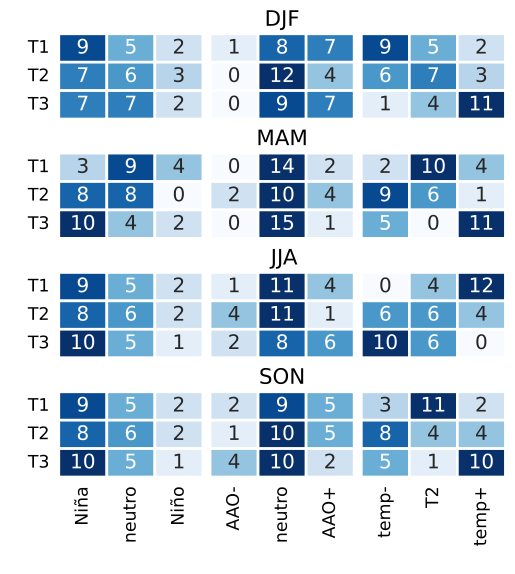

This figure's Python source:
import matplotlib.pyplot as plt
import matplotlib.gridspec as gridspec
import numpy as np
import pandas as pd
from scipy.stats import chi2_contingency, fisher_exact
import seaborn as sn

df = pd.read_csv('/home/emi/Documents/MAESTRIA/14-Metodología/DemandaElec/DATOS/indices.txt', header=None, delimiter=',')
print(df)


### hay que elegir los meses que tienen el promedio de cdad estacion
### o lo hago a nivel mensual para cada uno de las estaciones? voy a tener mas casos...

#### VERANO
ver = df.loc[(df[1] == 12) | (df[1] == 1) | (df[1] == 2)]
print(ver[2])

#### verano/MEI
meiV = pd.DataFrame()
# Apply qcut to var1 (quantile-based classification)
meiV[1] = pd.qcut(ver[2], q=3, labels=['T1', 'T2', 'T3'])
# Apply cut to var2 (fixed bins)
meiV[2] = pd.cut(ver[4],bins=[-np.inf, -0.5, 0.5, np.inf],labels=['Niña', 'neutro', 'Niño'])

# Create contingency table
cont1 = pd.crosstab(meiV[1], meiV[2])
chi2, p_value, dof, expected_freq = chi2_contingency(cont1)

print("verano mEI")
print(f"Chi-Square Statistic: {chi2:.4f}")
print(f"P-value: {p_value:.4f}")

#### verano/AAO
aaoV = pd.DataFrame()
# Apply qcut to var1 (quantile-based classification)
aaoV[1] = pd.qcut(ver[2], q=3, labels=['T1', 'T2', 'T3'])
# Apply cut to var2 (fixed bins)
aaoV[2] = pd.cut(ver[3],bins=[-np.inf, -1, 1, np.inf],labels=['AAO-', 'neutro', 'AAO+'])

# Create contingency table
cont2 = pd.crosstab(aaoV[1], aaoV[2])
# ~ print(cont1)

chi2, p_value, dof, expected_freq = chi2_contingency(cont2)

print("verano AAO")
print(f"Chi-Square Statistic: {chi2:.4f}")
print(f"P-value: {p_value:.4f}")

#### verano/TEMP
tV = pd.DataFrame()
# Apply qcut to var1 (quantile-based classification)
tV[1] = pd.qcut(ver[2], q=3, labels=['T1', 'T2', 'T3'])
# Apply cut to var2 (fixed bins)
tV[2] = pd.qcut(ver[5], q=3, labels=['temp-', 'T2', 'temp+'])

# Create contingency table
cont3 = pd.crosstab(tV[1], tV[2])
# ~ print(cont1)

chi2, p_value, dof, expected_freq = chi2_contingency(cont3)

print("veranoT")
print(f"Chi-Square Statistic: {chi2:.4f}")
print(f"P-value: {p_value:.4f}")

#### otoǹo
oto = df.loc[(df[1] == 3) | (df[1] == 4) | (df[1] == 5)]

#### verano/MEI
meiO = pd.DataFrame()
# Apply qcut to var1 (quantile-based classification)
meiO[1] = pd.qcut(oto[2], q=3, labels=['T1', 'T2', 'T3'])
# Apply cut to var2 (fixed bins)
meiO[2] = pd.cut(oto[4],bins=[-np.inf, -0.5, 0.5, np.inf],labels=['Niña', 'neutro', 'Niño'])

# Create contingency table
cont4 = pd.crosstab(meiO[1], meiO[2])
chi2, p_value, dof, expected_freq = chi2_contingency(cont4)

print("otoño mEI")
print(f"Chi-Square Statistic: {chi2:.4f}")
print(f"P-value: {p_value:.4f}")

#### verano/AAO
aaoO = pd.DataFrame()
# Apply qcut to var1 (quantile-based classification)
aaoO[1] = pd.qcut(oto[2], q=3, labels=['T1', 'T2', 'T3'])
# Apply cut to var2 (fixed bins)
aaoO[2] = pd.cut(oto[3],bins=[-np.inf, -1, 1, np.inf],labels=['AAO-', 'neutro', 'AAO+'])

# Create contingency table
cont5 = pd.crosstab(aaoO[1], aaoO[2])
# ~ print(cont1)

chi2, p_value, dof, expected_freq = chi2_contingency(cont5)

print("otono AAO")
print(f"Chi-Square Statistic: {chi2:.4f}")
print(f"P-value: {p_value:.4f}")

#### otono/TEMP
tO = pd.DataFrame()
# Apply qcut to var1 (quantile-based classification)
tO[1] = pd.qcut(oto[2], q=3, labels=['T1', 'T2', 'T3'])
# Apply cut to var2 (fixed bins)
tO[2] = pd.qcut(oto[5], q=3, labels=['temp-', 'T2', 'temp+'])

# Create contingency table
cont6 = pd.crosstab(tO[1], tO[2])
# ~ print(cont1)

chi2, p_value, dof, expected_freq = chi2_contingency(cont6)

print("otonoT")
print(f"Chi-Square Statistic: {chi2:.4f}")
print(f"P-value: {p_value:.4f}")

#### invierno
inv = df.loc[(df[1] == 6) | (df[1] == 7) | (df[1] == 8)]

#### inv/MEI
meiI = pd.DataFrame()
# Apply qcut to var1 (quantile-based classification)
meiI[1] = pd.qcut(inv[2], q=3, labels=['T1', 'T2', 'T3'])
# Apply cut to var2 (fixed bins)
meiI[2] = pd.cut(inv[4],bins=[-np.inf, -0.5, 0.5, np.inf],labels=['Niña', 'neutro', 'Niño'])

# Create contingency table
cont7 = pd.crosstab(meiI[1], meiI[2])
chi2, p_value, dof, expected_freq = chi2_contingency(cont7)

print("invierno mEI")
print(f"Chi-Square Statistic: {chi2:.4f}")
print(f"P-value: {p_value:.4f}")

#### verano/AAO
aaoI = pd.DataFrame()
# Apply qcut to var1 (quantile-based classification)
aaoI[1] = pd.qcut(inv[2], q=3, labels=['T1', 'T2', 'T3'])
# Apply cut to var2 (fixed bins)
aaoI[2] = pd.cut(inv[3],bins=[-np.inf, -1, 1, np.inf],labels=['AAO-', 'neutro', 'AAO+'])

# Create contingency table
cont8 = pd.crosstab(aaoI[1], aaoI[2])
# ~ print(cont1)

chi2, p_value, dof, expected_freq = chi2_contingency(cont8)

print("invierno AAO")
print(f"Chi-Square Statistic: {chi2:.4f}")
print(f"P-value: {p_value:.4f}")

####invierno/TEMP
tI = pd.DataFrame()
# Apply qcut to var1 (quantile-based classification)
tI[1] = pd.qcut(inv[2], q=3, labels=['T1', 'T2', 'T3'])
# Apply cut to var2 (fixed bins)
tI[2] = pd.qcut(inv[5], q=3, labels=['temp-', 'T2', 'temp+'])

# Create contingency table
cont9 = pd.crosstab(tI[1], tI[2])
# ~ print(cont1)

chi2, p_value, dof, expected_freq = chi2_contingency(cont9)

print("invT")
print(f"Chi-Square Statistic: {chi2:.4f}")
print(f"P-value: {p_value:.4f}")

#### primavera
pri = df.loc[(df[1] == 9) | (df[1] == 10) | (df[1] == 11)]

#### primavera/MEI
meiP = pd.DataFrame()
# Apply qcut to var1 (quantile-based classification)
meiP[1] = pd.qcut(pri[2], q=3, labels=['T1', 'T2', 'T3'])
# Apply cut to var2 (fixed bins)
meiP[2] = pd.cut(pri[4],bins=[-np.inf, -0.5, 0.5, np.inf],labels=['Niña', 'neutro', 'Niño'])

# Create contingency table
cont10 = pd.crosstab(meiI[1], meiI[2])
chi2, p_value, dof, expected_freq = chi2_contingency(cont10)

print("pri mEI")
print(f"Chi-Square Statistic: {chi2:.4f}")
print(f"P-value: {p_value:.4f}")

#### primavera/AAO
aaoP = pd.DataFrame()
# Apply qcut to var1 (quantile-based classification)
aaoP[1] = pd.qcut(pri[2], q=3, labels=['T1', 'T2', 'T3'])
# Apply cut to var2 (fixed bins)
aaoP[2] = pd.cut(pri[3],bins=[-np.inf, -1, 1, np.inf],labels=['AAO-', 'neutro', 'AAO+'])

# Create contingency table
cont11 = pd.crosstab(aaoP[1], aaoP[2])
# ~ print(cont1)

chi2, p_value, dof, expected_freq = chi2_contingency(cont11)

print("primaveraAAO")
print(f"Chi-Square Statistic: {chi2:.4f}")
print(f"P-value: {p_value:.4f}")

####primavera/TEMP
tP = pd.DataFrame()
# Apply qcut to var1 (quantile-based classification)
tP[1] = pd.qcut(pri[2], q=3, labels=['T1', 'T2', 'T3'])
# Apply cut to var2 (fixed bins)
tP[2] = pd.qcut(pri[5], q=3, labels=['temp-', 'T2', 'temp+'])

# Create contingency table
cont12 = pd.crosstab(tP[1], tP[2])
# ~ print(cont1)

chi2, p_value, dof, expected_freq = chi2_contingency(cont12)

print("priT")
print(f"Chi-Square Statistic: {chi2:.4f}")
print(f"P-value: {p_value:.4f}")


fig, ((ax1,ax2,ax3),(ax4,ax5,ax6),(ax7,ax8,ax9),(ax10,ax11,ax12)) = plt.subplots(4,3,figsize=(6,6),sharey=True)
sn.heatmap(cont1, annot=True, annot_kws={"size": 15}, cmap="Blues",ax=ax1, vmin= 0, vmax=10, linewidths=2,cbar=False)
sn.heatmap(cont2, annot=True, annot_kws={"size": 15}, cmap="Blues",ax=ax2, vmin= 0, vmax=10, linewidths=2,cbar=False)
ax2.set_title('DJF', fontsize=16)

sn.heatmap(cont3, annot=True, annot_kws={"size": 15}, cmap="Blues",ax=ax3, vmin= 0, vmax=10, linewidths=2,cbar=False)
sn.heatmap(cont4, annot=True, annot_kws={"size": 15}, cmap="Blues",ax=ax4, vmin= 0, vmax=10, linewidths=2,cbar=False)
sn.heatmap(cont5, annot=True, annot_kws={"size": 15}, cmap="Blues",ax=ax5, vmin= 0, vmax=10, linewidths=2,cbar=False)
ax5.set_title('MAM', fontsize=16)

sn.heatmap(cont6, annot=True, annot_kws={"size": 15}, cmap="Blues",ax=ax6, vmin= 0, vmax=10, linewidths=2,cbar=False)
sn.heatmap(cont7, annot=True, annot_kws={"size": 15}, cmap="Blues",ax=ax7, vmin= 0, vmax=10, linewidths=2,cbar=False)
sn.heatmap(cont8, annot=True, annot_kws={"size": 15}, cmap="Blues",ax=ax8, vmin= 0, vmax=10, linewidths=2,cbar=False)
ax8.set_title('JJA', fontsize=16)

sn.heatmap(cont9, annot=True, annot_kws={"size": 15}, cmap="Blues",ax=ax9, vmin= 0, vmax=10, linewidths=2,cbar=False)
sn.heatmap(cont10, annot=True, annot_kws={"size": 15}, cmap="Blues",ax=ax10, vmin= 0, vmax=10, linewidths=2,cbar=False)
sn.heatmap(cont11, annot=True, annot_kws={"size": 15}, cmap="Blues",ax=ax11, vmin= 0, vmax=10, linewidths=2,cbar=False)
ax11.set_title('SON', fontsize=16)

sn.heatmap(cont12, annot=True, annot_kws={"size": 15}, cmap="Blues",ax=ax12, vmin= 0, vmax=10, linewidths=2,cbar=False)

ax1.yaxis.set_tick_params(labelsize=13, color='white', labelrotation=0)
ax4.yaxis.set_tick_params(labelsize=13, color='white', labelrotation=0)
ax7.yaxis.set_tick_params(labelsize=13, color='white', labelrotation=0)
ax10.yaxis.set_tick_params(labelsize=13, color='white', labelrotation=0)
ax10.xaxis.set_tick_params(labelsize=13, color='white', labelrotation=90)
ax11.xaxis.set_tick_params(labelsize=13, color='white', labelrotation=90)
ax12.xaxis.set_tick_params(labelsize=13, color='white', labelrotation=90)

fig.subplots_adjust(wspace=0.05, hspace=0.4)

plt.savefig('indices.svg', dpi=300, bbox_inches="tight")

# ~ sn.heatmap(corr, cmap="PuOr",ax=ax,cbar=i == 0, vmin= -1, vmax=1, linewidths=2,cbar_ax=None if i else cbar_ax, cbar_kws={'label': 'corr. coefficient []'})
